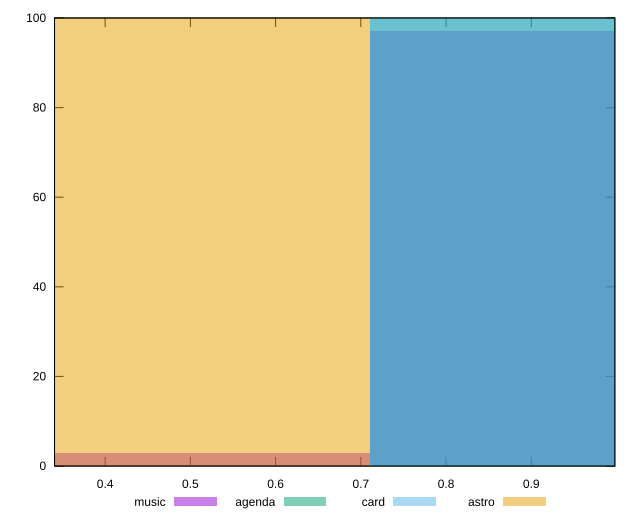

Here is the gnuplot script that generated this plot:
reset

$music <<EOF
0.4737906337111693 3
0.9475812674223386 97
EOF

$agenda <<EOF
0.9475812674223386 100
EOF

$card <<EOF
0.9475812674223386 100
EOF

$astro <<EOF
0.4737906337111693 100
EOF

set key outside below
set boxwidth 0.4737906337111693
set xrange [0.34064048560138477:0.9980231261711547]
set yrange [0:100]
set trange [0:100]
set style fill transparent solid 0.5 noborder
set terminal svg size 640, 520 enhanced background rgb 'white'
set output "reports/report_00032_2021-02-25T10-28-15.087Z/meta/pScore/comparison/histogram/all_raw.svg"

plot $music title "music" with boxes, \
     $agenda title "agenda" with boxes, \
     $card title "card" with boxes, \
     $astro title "astro" with boxes

reset
